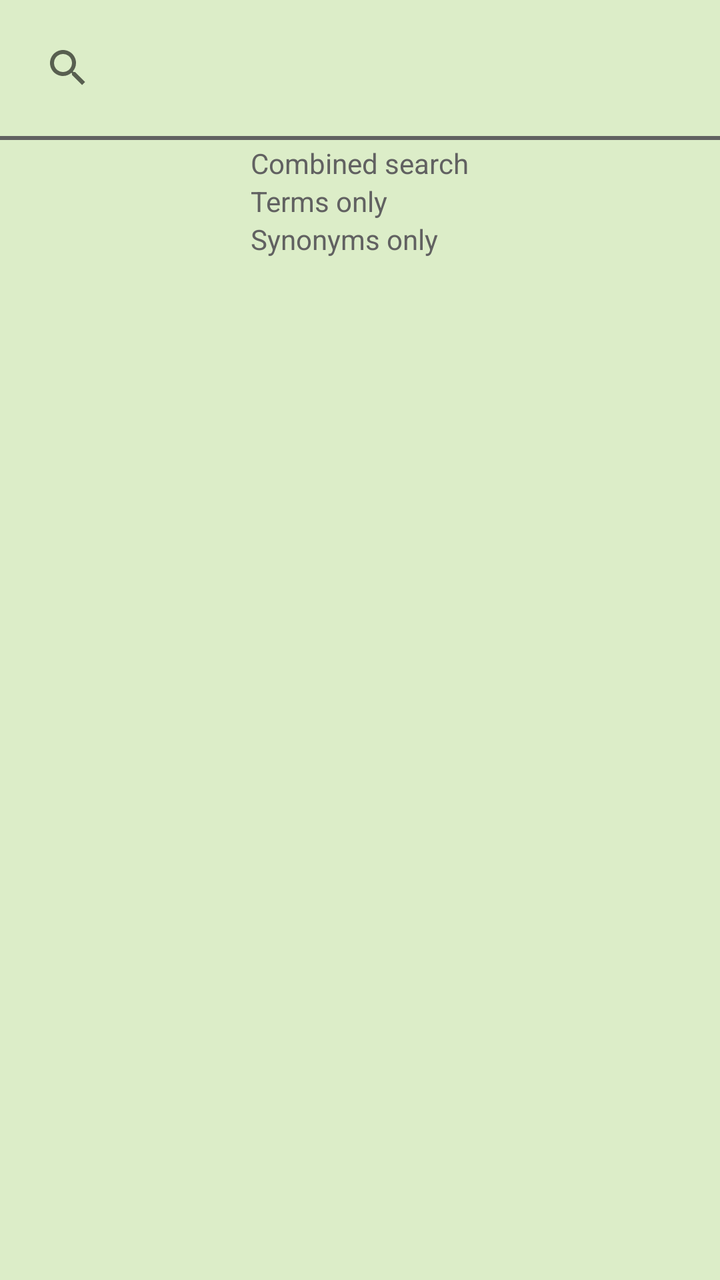
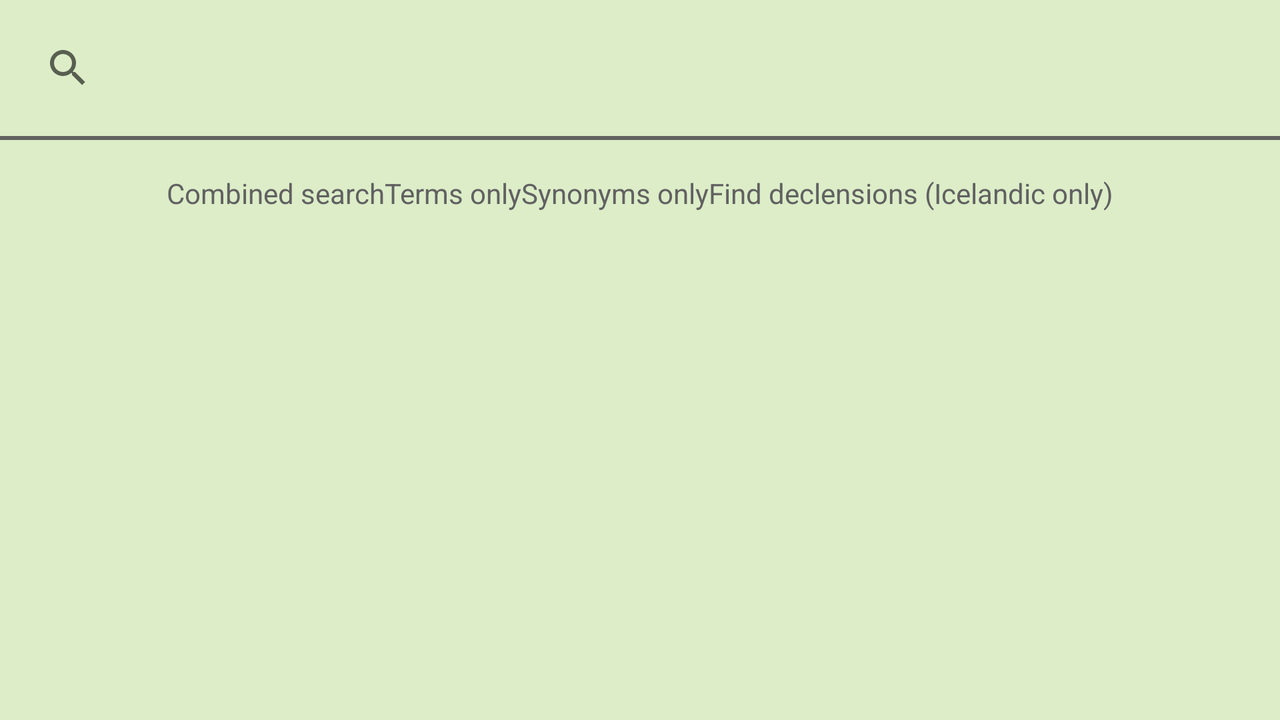

Compare how this app lays out the same screen by default and in its alternative resource folder. The renders come first, then the two layout files and the values they reference.
<!-- AndroidManifest.xml: application theme AppTheme.Light -->
<!-- res/layout/fragment_search_screen.xml -->
<?xml version="1.0" encoding="utf-8"?>
<RelativeLayout xmlns:android="http://schemas.android.com/apk/res/android"
    android:layout_width="match_parent"
    android:layout_height="match_parent"
    android:background="@color/lightGreen100"
    android:orientation="vertical"
    >

    <android.widget.SearchView
        android:layout_width="fill_parent"
        android:layout_height="wrap_content"
        android:id="@+id/searchView"
        android:layout_margin="10dp"
        android:layout_marginTop="20dp"
        android:singleLine="true"
        android:gravity="center"
        android:drawableRight="@drawable/ic_action_search"
        android:drawableEnd="@drawable/ic_action_search"
        android:imeOptions="actionSearch"
        android:layout_alignParentTop="true"
        android:textColorHint="@android:color/tertiary_text_dark"
        android:layout_alignParentStart="true"
        android:layout_alignParentLeft="true"
        android:hint="@string/search_hint"
        android:textColor="@color/darkgrey"
        />

<View
    android:id="@+id/seperator"
    android:layout_below="@id/searchView"
    android:layout_width="fill_parent"
    android:layout_height="2dp"
    android:background="@color/darkgrey"
    />

    <RelativeLayout
        android:layout_marginTop="2dp"
        android:layout_width="fill_parent"
        android:layout_height="wrap_content"
        android:layout_below="@+id/seperator"
        android:layout_alignParentLeft="true"
        android:gravity="center"
        android:layout_alignParentStart="true"
        android:id="@+id/relativeLayout">

    <RadioGroup
        android:id="@+id/optionsGroup"
        android:layout_width="wrap_content"
        android:layout_height="wrap_content"
        android:orientation="vertical">
    <RadioButton
        android:layout_width="wrap_content"
        android:layout_height="wrap_content"
        android:text="@string/combined_search"
        android:textColor="@color/darkgrey"
        android:id="@+id/radioButton"
        android:checked="true"
 />

    <RadioButton
        android:layout_width="wrap_content"
        android:layout_height="wrap_content"
        android:text="@string/term_only_search"
        android:textColor="@color/darkgrey"
        android:id="@+id/radioButton2"

/>
    <RadioButton
        android:layout_width="wrap_content"
        android:layout_height="wrap_content"
        android:text="@string/synonym_only_search"
        android:textColor="@color/darkgrey"
        android:id="@+id/radioButton3" />
    </RadioGroup>
    </RelativeLayout>
</RelativeLayout>
<!-- resources referenced by this layout -->
<resources>
  <color name="darkgrey">#616161</color>
  <color name="lightGreen100">#dcedc8</color>
  <string name="combined_search">Combined search</string>
  <string name="search_hint">Type in search query</string>
  <string name="synonym_only_search">Synonyms only</string>
  <string name="term_only_search">Terms only</string>
  <!-- from res/values-v21/ -->
  <style name="AppTheme.Light" parent="android:Theme.Material.Light.DarkActionBar">
          
          <item name="themeName">Normal</item>
          
          <item name="android:colorPrimary">@color/holoDarkActionBar</item>
          <item name="android:colorPrimaryDark">@android:color/black</item>
          <item name="android:textColorPrimary">@color/darkgrey</item>
          <item name="primaryBackgroundColor">@color/lightGreen100</item>
          <item name="secondaryBackgroundColor">@color/darkgrey</item>
          <item name="thirdBackgroundColor">@color/white</item>
          <item name="primaryTextColor">@color/darkgrey</item>
          <item name="secondaryTextColor">@color/white</item>
          <item name="android:textColor">@color/darkgrey</item>
          <item name="android:textColorHint">@android:color/tertiary_text_dark</item>
          <item name="android:windowBackground">@color/lightGreen100</item>
          <item name="android:colorAccent">@color/darkgrey</item>
          <item name="primaryColor">@color/holoDarkActionBar</item>
  
          <item name="tabBackgroundColor">@color/darkgrey</item>
          <item name="tabTextColor">@color/white</item>
          <item name="selectedGlossary">@color/lightGreen100</item>
          <item name="nonSelectedGlossary">@color/white</item>
          <item name="dialogHeaderBackground">@color/darkgrey</item>
          <item name="dialogHeaderText">@color/white</item>
          <item name="dialogText">@color/darkgrey</item>
          <item name="dialogBackground">@color/lightGreen100</item>
          <item name="spinnerBackground">@color/darkgrey</item>
          <item name="spinnerText">@color/white</item>
          <item name="buttonBackground">@color/white</item>
          <item name="buttonText">@color/darkgrey</item>
  
          
          <item name="android:buttonStyle">@style/normalButton</item>
          <item name="android:radioButtonStyle">@style/normalRadioButton</item>
          <item name="android:listViewStyle">@style/normalListView</item>
          <item name="android:autoCompleteTextViewStyle">@style/autocomplete</item>
          <item name="android:spinnerDropDownItemStyle">@style/spinners</item>
          <item name="android:actionOverflowMenuStyle">@style/PopupStyle</item>
  
          
          <item name="helpIcon">@drawable/ic_action_help_light</item>
          <item name="aboutIcon">@drawable/ic_action_about_light</item>
          <item name="tickIcon">@drawable/ic_action_accept</item>
          <item name="collapseIcon">@drawable/ic_action_collapse</item>
          <item name="emailIcon">@drawable/ic_action_email_light</item>
          <item name="expandIcon">@drawable/ic_action_expand</item>
          <item name="filterIcon">@drawable/ic_action_filter_light</item>
          <item name="searchIcon">@drawable/ic_action_search</item>
          <item name="searchIconSecondary">@drawable/ic_action_search_light</item>
          <item name="settingsIcon">@drawable/ic_action_settings_light</item>
          <item name="webIcon">@drawable/ic_action_web_site</item>
      </style>
  <color name="holoDarkActionBar">#222222</color>
  <color name="white">#FFFFFF</color>
  <!-- from res/values-v21/ -->
  <style name="autocomplete" parent="@android:style/Widget.Material.AutoCompleteTextView">
          <item name="android:background">?secondaryBackgroundColor</item>
          <item name="android:popupBackground">?thirdBackgroundColor</item>
      </style>
  <style name="PopupStyle" parent="android:Theme.Holo.Light.DarkActionBar">
          <item name="android:background">#222222</item>
          <item name="android:textColor">@android:color/primary_text_dark</item>
      </style>
</resources>
<!-- res/layout-land/fragment_search_screen.xml (the repository's variant of the layout above) -->
<!-- drawn on the phone turned sideways -->
<?xml version="1.0" encoding="utf-8"?>
<RelativeLayout xmlns:android="http://schemas.android.com/apk/res/android"
    android:layout_width="match_parent"
    android:layout_height="match_parent"
    android:orientation="vertical"
    >

    <android.widget.SearchView
        android:layout_width="fill_parent"
        android:layout_height="wrap_content"
        android:id="@+id/searchView"
        android:layout_margin="10dp"
        android:layout_marginTop="20dp"
        android:singleLine="true"
        android:gravity="center"
        android:drawableRight="?searchIcon"
        android:drawableEnd="?searchIcon"
        android:imeOptions="actionSearch"
        android:layout_alignParentTop="true"
        android:layout_alignParentStart="true"
        android:layout_alignParentLeft="true"
        android:hint="@string/search_hint"
        />

<View
    android:id="@+id/seperator"
    android:layout_below="@id/searchView"
    android:layout_width="fill_parent"
    android:layout_height="2dp"
    android:background="?secondaryBackgroundColor"
    />

    <RelativeLayout
        android:layout_marginTop="2dp"
        android:layout_width="fill_parent"
        android:layout_height="wrap_content"
        android:layout_below="@+id/seperator"
        android:layout_alignParentLeft="true"
        android:gravity="center"
        android:layout_alignParentStart="true"
        android:id="@+id/relativeLayout">

    <RadioGroup
        android:id="@+id/optionsGroup"
        android:layout_width="wrap_content"
        android:layout_height="wrap_content"
        android:padding="15dp"
        android:orientation="horizontal">
    <RadioButton
        android:layout_width="wrap_content"
        android:layout_height="match_parent"
        android:text="@string/combined_search"
        android:id="@+id/radioButton"
        android:checked="true"
 />

    <RadioButton
        android:layout_width="wrap_content"
        android:layout_height="match_parent"
        android:text="@string/term_only_search"
        android:id="@+id/radioButton2"

/>
    <RadioButton
        android:layout_width="wrap_content"
        android:layout_height="match_parent"
        android:text="@string/synonym_only_search"
        android:id="@+id/radioButton3" />

    <RadioButton
        android:layout_width="wrap_content"
        android:layout_height="match_parent"
        android:text="@string/decCheckbox"
        android:id="@+id/radioButton4" />

    </RadioGroup>

    </RelativeLayout>

</RelativeLayout>
<!-- resources referenced by the variant -->
<!-- as the phone turned sideways resolves them -->
<resources>
  <string name="combined_search">Combined search</string>
  <string name="decCheckbox">Find declensions (Icelandic only)</string>
  <string name="search_hint">Type in search query</string>
  <string name="synonym_only_search">Synonyms only</string>
  <string name="term_only_search">Terms only</string>
  <color name="holoDarkActionBar">#222222</color>
  <color name="darkgrey">#616161</color>
  <color name="lightGreen100">#dcedc8</color>
  <color name="white">#FFFFFF</color>
  <!-- from res/values-v21/ -->
  <style name="autocomplete" parent="@android:style/Widget.Material.AutoCompleteTextView">
          <item name="android:background">?secondaryBackgroundColor</item>
          <item name="android:popupBackground">?thirdBackgroundColor</item>
      </style>
  <style name="PopupStyle" parent="android:Theme.Holo.Light.DarkActionBar">
          <item name="android:background">#222222</item>
          <item name="android:textColor">@android:color/primary_text_dark</item>
      </style>
</resources>
